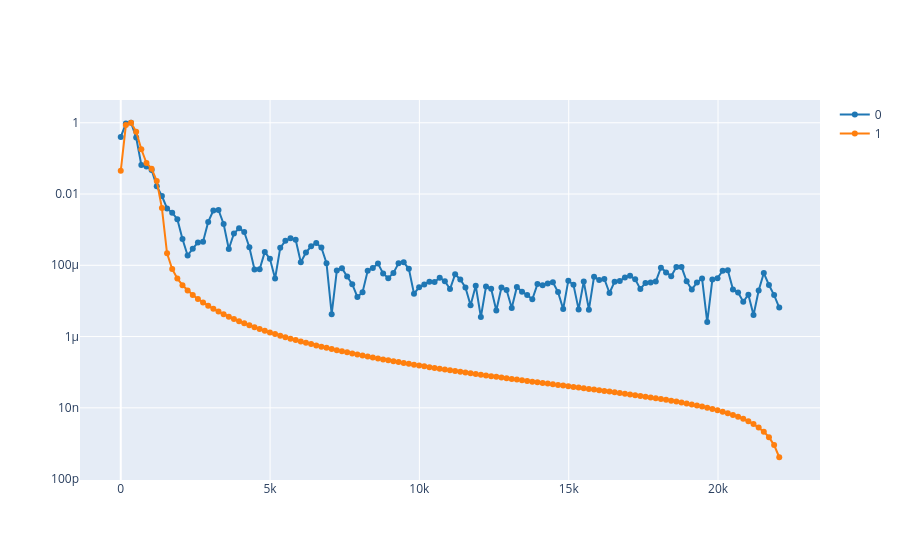

Source (notebook cell):
### Markdown cell above
2.2. Calculate the spectrogram of the synthesized signal `S_synt`; and compare the spectrums of both signals at the same time using `plot_spectrum_at(ff, tt, [S_ref, S_synt], time)`, where `S_ref`is spectrogram of the reference signal.

**Note:** use the same window length to calculate both spectrograms.

### Code cell
# Write the code here

# despite using the weigths found at the first 10 harmonics I was unable to make both spectrums more similar and the initial points coincide

ff_synth, tt_synth, S_synth = sig.spectrogram(synth_signal, fs=fs, window='hann')

plot_spectrum_at(ff, tt, [S, S_synth], 0.5)

### Figure 1 — Plotly figure (JSON) as saved in the notebook; plotly's stock layout.template omitted (floating-point values rounded to 4 significant figures; data arrays with more than 128 entries replaced by an {"elided": "..."} marker saying what was removed)
{"data": [{"line": {"color": "#1f77b4", "shape": "linear"}, "mode": "lines+markers", "name": "0", "type": "scatter", "x": {"elided": "129 float values"}, "y": {"elided": "129 float values"}}, {"line": {"color": "#ff7f0e", "shape": "linear"}, "mode": "lines+markers", "name": "1", "type": "scatter", "x": {"elided": "129 float values"}, "y": {"elided": "129 float values"}}], "layout": {"yaxis": {"type": "log"}}}
